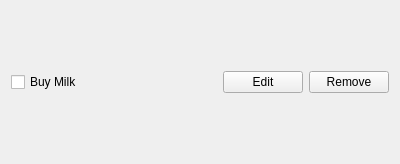
<?xml version="1.0" encoding="UTF-8"?>
<ui version="4.0">
 <class>Task</class>
 <widget class="QWidget" name="Task">
  <property name="geometry">
   <rect>
    <x>0</x>
    <y>0</y>
    <width>400</width>
    <height>164</height>
   </rect>
  </property>
  <property name="windowTitle">
   <string>Form</string>
  </property>
  <layout class="QHBoxLayout" name="horizontalLayout">
   <item>
    <widget class="QCheckBox" name="checkbox">
     <property name="text">
      <string>Buy Milk</string>
     </property>
    </widget>
   </item>
   <item>
    <spacer name="horizontalSpacer">
     <property name="orientation">
      <enum>Qt::Horizontal</enum>
     </property>
     <property name="sizeHint" stdset="0">
      <size>
       <width>40</width>
       <height>20</height>
      </size>
     </property>
    </spacer>
   </item>
   <item>
    <widget class="QPushButton" name="editButton">
     <property name="text">
      <string>Edit</string>
     </property>
    </widget>
   </item>
   <item>
    <widget class="QPushButton" name="removeButton">
     <property name="text">
      <string>Remove</string>
     </property>
    </widget>
   </item>
  </layout>
 </widget>
 <resources/>
 <connections/>
</ui>
